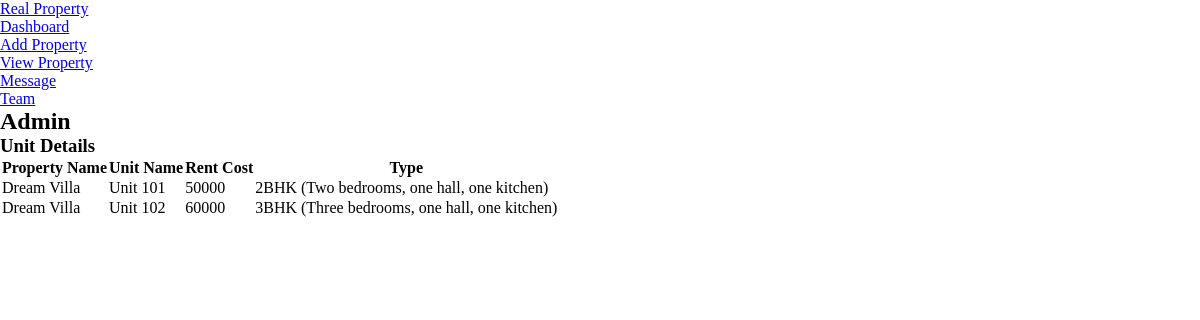
/admin_view_unit/1, run on the app's committed database.
### real_estate_management_app/models.py (models this page shows, shortened)
class UnitDetails(models.Model):
    properti = models.ForeignKey(PropertyDetails, on_delete=models.CASCADE)
    pname = models.CharField(max_length=100)
    uname = models.EmailField(max_length=100)
    rent_cost = models.CharField(max_length=13)
    types = models.CharField(max_length=500)
    status = models.CharField(max_length=10)

### real_estate_management_app/views.py (the view)
# urls.py: path("admin_view_unit/<int:id>", views.admin_view_unit,name='admin_view_unit'),
def admin_view_unit(request,id):
    data=UnitDetails.objects.filter(properti=id).values()
    return render(request,'admin_view_unit.html',{'data':data})

### real_estate_management_app/templates/admin_view_unit.html (shortened to what this page needs)
<!DOCTYPE html>
<html lang="en">
<head>
    <link rel="stylesheet" href="../static/admin/css/style.css">
</head>
<body>
    <section id="sidebar">
        <a href="#" class="brand">
            <span class="text">Real Property</span>
        </a>
        <ul class="side-menu top">
            <li class="active">
                <a href="{% url 'admin_home' %}">
                    <span class="text">Dashboard</span>
                </a>
            </li>
            <li>
                <a href="{% url 'add_property_page' %}">
                    <span class="text">Add Property</span>
                </a>
            </li>
            <li>
                <a href="{% url 'admin_view_property' %}">
                    <span class="text">View Property</span>
                </a>
            </li>
            <li>
                <a href="#">
                    <span class="text">Message</span>
                </a>
            </li>
            <li>
                <a href="#">
                    <span class="text">Team</span>
                </a>
            </li>
        </ul>
    </section>
    <section id="content">
        <main>
            <div class="head-title">
                <div class="left">
                    <h1>Admin</h1>
                </div>
            </div>
            <div class="table-data">
                <div class="order">
                    <div class="head">
                        <h3>Unit Details</h3>
                    </div>
                    <table>
                        <thead>
                            <tr>
                                <th>Property Name</th>
                                <th>Unit Name</th>
                                <th>Rent Cost</th>
                                <th>Type</th>
                            </tr>
                        </thead>
                        <tbody>
                            {% for i in data %}
                            <tr>
                                <td>
                                    <p>{{i.pname}}</p>
                                </td>
                                <td>{{i.uname}}</td>
                                <td>
                                    <p>{{i.rent_cost}}</p>
                                </td>
                                <td>{{i.types}}</td>
                            </tr>
                            {% endfor %}
                        </tbody>
                    </table>
                </div>
            </div>
        </main>
    </section>
</body>
</html>

### real_estate_management_app/static/index/css/style.css (style rules this page uses)
* { margin:0; padding:0; }

### data on the page
UnitDetails: pname "Dream Villa", uname "Unit 101", rent_cost "50000", types "2BHK (Two bedrooms, one hall, one kitchen)"
UnitDetails: pname "Dream Villa", uname "Unit 102", rent_cost "60000", types "3BHK (Three bedrooms, one hall, one kitchen)"
